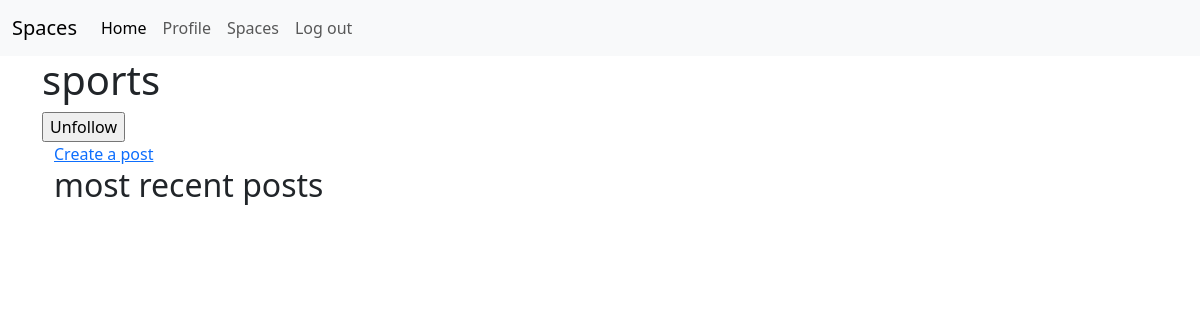
Before: /space/sports/ (signed in) with the older database file.
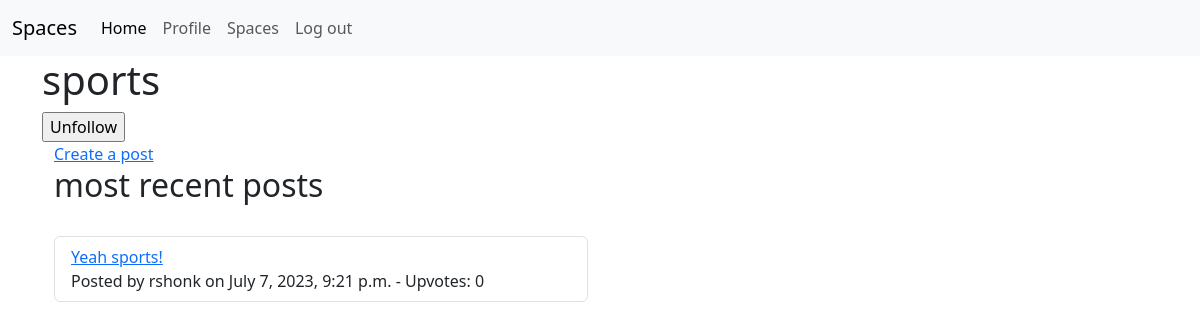
After: the same page with the newer database file.
### main/models.py (models this page shows, shortened)
class UserFollowedSpace(models.Model):
    user = models.ForeignKey(User, on_delete=models.CASCADE)
    spacename = models.CharField(max_length=25)

class Post(models.Model):
    user = models.ForeignKey(User, on_delete=models.CASCADE)
    title = models.CharField(max_length=50)
    spacename = models.CharField(max_length=25)
    url = models.CharField(max_length=200, default="", blank=True)
    body = models.CharField(max_length=1000, default="")
    upvotes = models.IntegerField(default=0)
    downvotes = models.IntegerField(default=0)
    helpful = models.IntegerField(default=0)
    funny = models.IntegerField(default=0)
    date_published = models.DateTimeField(default=datetime.datetime.now(), blank=True)

### main/views.py (the view, shortened to what this page needs)
# urls.py: path('space/<str:spacename>/', views.space, name='space'),
def space(request, spacename):
    space_posts = Post.objects.filter(spacename=spacename)
    try:
        followed_space = request.user.userfollowedspace_set.get(spacename=spacename)
        followed = 'True'
    except UserFollowedSpace.DoesNotExist:
        followed = 'False'
    return render(request, 'main/space.html', {'spacename': spacename, 'followed': followed, 'space_posts': space_posts})

### main/templates/main/space.html (shortened to what this page needs)
{% extends "./loggedin_base.html" %}
    {% load bootstrap5 %}
{% block content %}
<h1>{{ spacename }}</h1>
{% if followed == 'True' %}
    <form method="POST" action="">
        <input type="submit" value="Unfollow">
    </form>
{% else %}
    <form method="POST" action="">
        {% csrf_token %}
        <input type="hidden" name="followed" value="True">
        <input type="submit" value="Follow">
    </form>
{% endif %}
<div class="container">
    <div class="row">
        <div class="col">
            <a href="{% url 'main:post' spacename %}">Create a post</a>
        </div>
        <div class="col">
        </div>
        <div class="col">
        </div>
    </div>
<h2>most recent posts</h2><br>
    <div class="row">
        <div class="col">
            <ul class="list-group">
                {% for post in space_posts %}
                    <li class="list-group-item">
                        <a href="{% url 'main:post_comments' post.spacename post.title %}">{{ post.title }}</a> <br>
                        Posted by {{ post.user }} on {{ post.date_published }} - Upvotes: {{ post.upvotes }}
                    </li>
                {% endfor %}
            </ul>
        </div>
        <div class="col">
        </div>
    </div>
</div>
{% endblock %}

Changed rows visible on the page:
no longer on this page (row unchanged): UserFollowedSpace: spacename "sports"
added Post: title "Yeah sports!", user "rshonk", date_published "July 7, 2023, 9:21 p.m.", upvotes "0"
Other visible differences:
{{ spacename }}: (not shown) → "sports"
